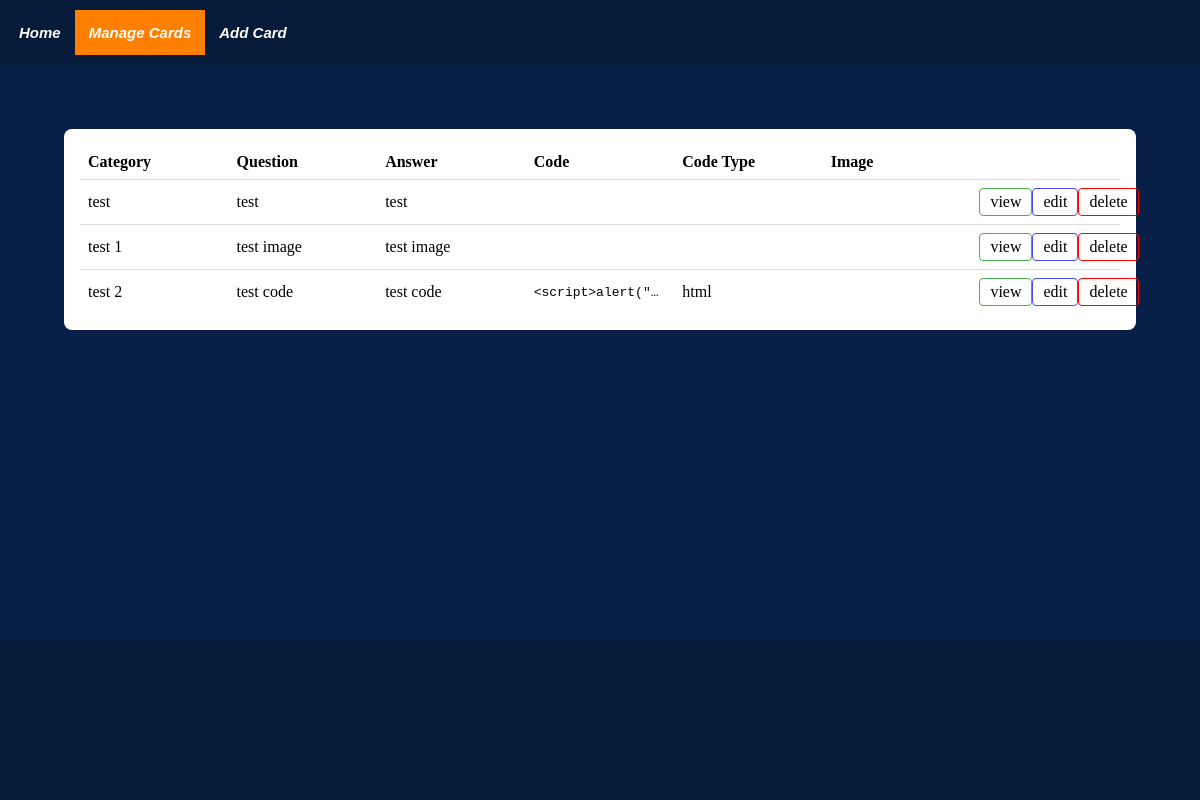
Page /manage_flashcards on the committed database.
### tables this page shows
CREATE TABLE Flashcards(
            fid INTEGER PRIMARY KEY AUTOINCREMENT,
            category TEXT NOT NULL,
            question TEXT NOT NULL,
            answer TEXT NOT NULL,
            code_id INTEGER REFERENCES Code(ckey),
            image_file TEXT
              
    );

CREATE TABLE Code(
            cid INTEGER PRIMARY KEY AUTOINCREMENT,
            code_block TEXT NOT NULL,
            code_type TEXT NOT NULL
    );

### app.py (the view)
@app.route("/manage_flashcards")
def manage_flashcards_route():
    data = database.view_allcards(category=None)
    return render_template('manage_flashcards.html', nav_id="manage-page", data=data)

### templates/manage_flashcards.html (shortened to what this page needs)
{% extends "base.html" %}
{% block content %}
<div class="questions-table">
    <table>
        <thead>
            <tr>
                <th>Category</th>
                <th>Question</th>
                <th>Answer</th>
                <th>Code</th>
                <th>Code Type</th>
                <th>Image</th>
                <th></th>
            </tr>
        </thead>
        <tbody>
            {% for value in data['questions'] %}
            <tr>
                <td id="category-cell" class="flash-cell">{{ value['category'] | escape }}</td>
                <td id="question-cell" class="flash-cell">{{ value['question'] | escape }}</td>
                <td id="answer-cell" class="flash-cell">{{ value['answer'] | escape }}</td>
                <td id="code-cell" class="flash-cell">
                    {% if value['code'] %}
                    <pre><code>{{ value['code'] | escape }}</code></pre>
                    {% endif %}
                </td>
                <td id="code-type-cell" class="flash-cell">{{ value['code_type'] | escape }}</td>
                <td id="image-cell" class="flash-cell">
                </td>
                <td class="action-cell">
                    <div class="action-links">
                        <a class="view-cell" href="{{ url_for('view_flashcard_route', key=value['fid']) | escape }}">view</a>
                        <a class="edit-cell" href="{{ url_for('edit_flashcard_route', key=value['fid']) | escape }}">edit</a>
                        <a class="delete-cell" href="#" data-question="{{ value['fid'] | escape }}">delete</a>
                    </div>
                </td>
            </tr>
            {% endfor %}
        </tbody>
    </table>
</div>
{% endblock %}

### static/css/base.css (style rules this page uses)
* { padding: 0; margin: 0; box-sizing: border-box; }
body { background-color: #082048; font-family: 'Times New Roman', Times, serif; width: 100%; position: relative; display: flex; flex-direction: column; min-height: 100vh; }
.questions-table { margin: 0 4rem 2rem 4rem; padding: 1rem; border-radius: 8px; background-color: #FFFFFF; }
table { width: 100%; table-layout: fixed; border-collapse: collapse; }
th, td { width: 25%; text-align: left; border-bottom: 1px solid #ddd; padding: 8px; }
td pre { max-height: 3rem; overflow: hidden; text-overflow: ellipsis; }
tr:last-child td { border-bottom: none; }
.flash-cell { white-space: nowrap; overflow: hidden; text-overflow: ellipsis; }
.action-cell { text-align: center; justify-content: space-around; }
.action-links { display: flex; justify-content: space-around; }
.view-cell, .edit-cell, .delete-cell { text-decoration: none; padding: 4px 10px; border-radius: 4px; color: black; }
.view-cell { border: 1px solid #4CAF50; }
.edit-cell { border: 1px solid rgb(73, 73, 255); }
.delete-cell { border: 1px solid red; }

### rows in the picture
Flashcards: category "test", question "test", answer "test"
Flashcards: category "test 1", question "test image", answer "test image"
Flashcards: category "test 2", question "test code", answer "test code"
Code: code "<script>alert(\"h…", code_type "html"
